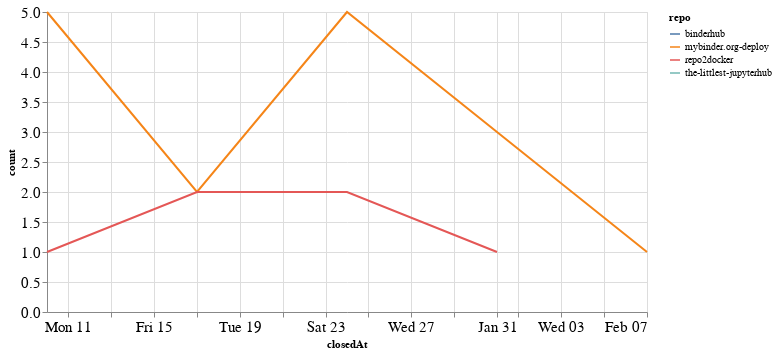

Here is the notebook cell this chart was saved with:
### Code cell
closed_by_time = closed_by.groupby('repo').resample('W', on='closedAt').count()['author'].reset_index()
closed_by_time = closed_by_time.rename(columns={'author': 'count'})

alt.Chart(closed_by_time, width=600).mark_line().encode(
    x='closedAt',
    y='count',
    color='repo',
    tooltip="repo"
)

### Figure 1 — Vega-Lite specification as saved in the notebook (floating-point values rounded to 4 significant figures)
{"config": {"axisLeft": {"labelFontSize": 15}, "axisBottom": {"labelFontSize": 15}}, "data": {"name": "data-7a85f1a9806e2037c4266b0ef3387c61"}, "mark": "line", "encoding": {"color": {"type": "nominal", "field": "repo"}, "tooltip": {"type": "nominal", "field": "repo"}, "x": {"type": "temporal", "field": "closedAt"}, "y": {"type": "quantitative", "field": "count"}}, "width": 600, "$schema": "https://vega.github.io/schema/vega-lite/v4.8.1.json", "datasets": {"data-7a85f1a9806e2037c4266b0ef3387c61": [{"repo": "binderhub", "closedAt": "2021-01-24T00:00:00", "count": 1}, {"repo": "mybinder.org-deploy", "closedAt": "2021-01-10T00:00:00", "count": 5}, {"repo": "mybinder.org-deploy", "closedAt": "2021-01-17T00:00:00", "count": 2}, {"repo": "mybinder.org-deploy", "closedAt": "2021-01-24T00:00:00", "count": 5}, {"repo": "mybinder.org-deploy", "closedAt": "2021-01-31T00:00:00", "count": 3}, {"repo": "mybinder.org-deploy", "closedAt": "2021-02-07T00:00:00", "count": 1}, {"repo": "repo2docker", "closedAt": "2021-01-10T00:00:00", "count": 1}, {"repo": "repo2docker", "closedAt": "2021-01-17T00:00:00", "count": 2}, {"repo": "repo2docker", "closedAt": "2021-01-24T00:00:00", "count": 2}, {"repo": "repo2docker", "closedAt": "2021-01-31T00:00:00", "count": 1}, {"repo": "the-littlest-jupyterhub", "closedAt": "2021-01-24T00:00:00", "count": 1}]}}
